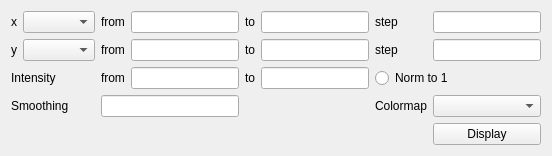
              <widget class="QWidget" name="SliceTab_3">
               <attribute name="title">
                <string>Slice</string>
               </attribute>
               <layout class="QGridLayout" name="gridLayout_11">
                <item row="0" column="0">
                 <layout class="QGridLayout" name="gridLayout_10">
                  <item row="0" column="0">
                   <widget class="QLabel" name="label_10">
                    <property name="text">
                     <string>x</string>
                    </property>
                   </widget>
                  </item>
                  <item row="0" column="1">
                   <widget class="QComboBox" name="cmbSliceXAxis"/>
                  </item>
                  <item row="0" column="2">
                   <widget class="QLabel" name="label_12">
                    <property name="text">
                     <string>from</string>
                    </property>
                   </widget>
                  </item>
                  <item row="0" column="3">
                   <widget class="QLineEdit" name="lneSliceXStart"/>
                  </item>
                  <item row="0" column="4">
                   <widget class="QLabel" name="label_267">
                    <property name="text">
                     <string>to</string>
                    </property>
                   </widget>
                  </item>
                  <item row="0" column="5" colspan="2">
                   <widget class="QLineEdit" name="lneSliceXEnd"/>
                  </item>
                  <item row="0" column="7">
                   <widget class="QLabel" name="label_268">
                    <property name="text">
                     <string>step</string>
                    </property>
                   </widget>
                  </item>
                  <item row="0" column="8">
                   <widget class="QLineEdit" name="lneSliceXStep">
                    <property name="text">
                     <string/>
                    </property>
                   </widget>
                  </item>
                  <item row="1" column="0">
                   <widget class="QLabel" name="label_11">
                    <property name="text">
                     <string>y</string>
                    </property>
                   </widget>
                  </item>
                  <item row="1" column="1">
                   <widget class="QComboBox" name="cmbSliceYAxis"/>
                  </item>
                  <item row="1" column="2">
                   <widget class="QLabel" name="label_271">
                    <property name="text">
                     <string>from</string>
                    </property>
                   </widget>
                  </item>
                  <item row="1" column="3">
                   <widget class="QLineEdit" name="lneSliceYStart"/>
                  </item>
                  <item row="1" column="4">
                   <widget class="QLabel" name="label_270">
                    <property name="text">
                     <string>to</string>
                    </property>
                   </widget>
                  </item>
                  <item row="1" column="5" colspan="2">
                   <widget class="QLineEdit" name="lneSliceYEnd"/>
                  </item>
                  <item row="1" column="7">
                   <widget class="QLabel" name="label_255">
                    <property name="text">
                     <string>step</string>
                    </property>
                   </widget>
                  </item>
                  <item row="1" column="8">
                   <widget class="QLineEdit" name="lneSliceYStep">
                    <property name="text">
                     <string/>
                    </property>
                   </widget>
                  </item>
                  <item row="2" column="0" colspan="2">
                   <widget class="QLabel" name="label_13">
                    <property name="text">
                     <string>Intensity</string>
                    </property>
                   </widget>
                  </item>
                  <item row="2" column="2">
                   <widget class="QLabel" name="label_269">
                    <property name="text">
                     <string>from</string>
                    </property>
                   </widget>
                  </item>
                  <item row="2" column="3">
                   <widget class="QLineEdit" name="lneSliceIntensityStart"/>
                  </item>
                  <item row="2" column="4">
                   <widget class="QLabel" name="label_266">
                    <property name="text">
                     <string>to</string>
                    </property>
                   </widget>
                  </item>
                  <item row="2" column="5" colspan="2">
                   <widget class="QLineEdit" name="lneSliceIntensityEnd"/>
                  </item>
                  <item row="2" column="7" colspan="2">
                   <widget class="QRadioButton" name="rdoSliceNormToOne">
                    <property name="text">
                     <string>Norm to 1</string>
                    </property>
                   </widget>
                  </item>
                  <item row="3" column="0" colspan="2">
                   <widget class="QLabel" name="label_14">
                    <property name="text">
                     <string>Smoothing</string>
                    </property>
                   </widget>
                  </item>
                  <item row="3" column="2" colspan="2">
                   <widget class="QLineEdit" name="lneSliceSmoothing"/>
                  </item>
                  <item row="3" column="8">
                   <widget class="QComboBox" name="cmbSliceColormap"/>
                  </item>
                  <item row="3" column="7">
                   <widget class="QLabel" name="label_15">
                    <property name="text">
                     <string>Colormap</string>
                    </property>
                   </widget>
                  </item>
                  <item row="4" column="8">
                   <widget class="QPushButton" name="btnSliceDisplay">
                    <property name="text">
                     <string>Display</string>
                    </property>
                   </widget>
                  </item>
                 </layout>
                </item>
                <item row="0" column="1">
                 <spacer name="horizontalSpacer_7">
                  <property name="orientation">
                   <enum>Qt::Horizontal</enum>
                  </property>
                  <property name="sizeType">
                   <enum>QSizePolicy::MinimumExpanding</enum>
                  </property>
                  <property name="sizeHint" stdset="0">
                   <size>
                    <width>0</width>
                    <height>0</height>
                   </size>
                  </property>
                 </spacer>
                </item>
               </layout>
              </widget>
